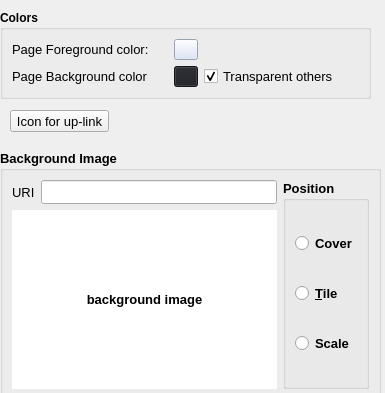
         <widget class="QWidget" name="pgGlobal">
          <property name="geometry">
           <rect>
            <x>0</x>
            <y>0</y>
            <width>385</width>
            <height>393</height>
           </rect>
          </property>
          <property name="sizePolicy">
           <sizepolicy hsizetype="Expanding" vsizetype="Expanding">
            <horstretch>0</horstretch>
            <verstretch>0</verstretch>
           </sizepolicy>
          </property>
          <property name="minimumSize">
           <size>
            <width>0</width>
            <height>0</height>
           </size>
          </property>
          <attribute name="label">
           <string>Global Settings for Page</string>
          </attribute>
          <widget class="QToolButton" name="btnSelectUplinkIcon">
           <property name="geometry">
            <rect>
             <x>10</x>
             <y>110</y>
             <width>99</width>
             <height>22</height>
            </rect>
           </property>
           <property name="font">
            <font>
             <family>Arial</family>
             <pointsize>10</pointsize>
             <weight>50</weight>
             <bold>false</bold>
            </font>
           </property>
           <property name="text">
            <string>Icon for up-link</string>
           </property>
          </widget>
          <widget class="QGroupBox" name="groupBox">
           <property name="geometry">
            <rect>
             <x>0</x>
             <y>10</y>
             <width>371</width>
             <height>89</height>
            </rect>
           </property>
           <property name="sizePolicy">
            <sizepolicy hsizetype="Expanding" vsizetype="Preferred">
             <horstretch>0</horstretch>
             <verstretch>0</verstretch>
            </sizepolicy>
           </property>
           <property name="font">
            <font>
             <weight>75</weight>
             <bold>true</bold>
            </font>
           </property>
           <property name="title">
            <string>Colors</string>
           </property>
           <layout class="QGridLayout" name="gridLayout">
            <item row="0" column="0">
             <widget class="QLabel" name="label_68">
              <property name="font">
               <font>
                <family>Arial</family>
                <pointsize>10</pointsize>
                <weight>50</weight>
                <bold>false</bold>
               </font>
              </property>
              <property name="text">
               <string>Page Foreground color:</string>
              </property>
             </widget>
            </item>
            <item row="0" column="1">
             <widget class="QToolButton" name="btnPageColor">
              <property name="styleSheet">
               <string notr="true">QToolButton {background-color:#d6e0f7;}</string>
              </property>
              <property name="text">
               <string/>
              </property>
             </widget>
            </item>
            <item row="1" column="0">
             <widget class="QLabel" name="label_65">
              <property name="font">
               <font>
                <family>Arial</family>
                <pointsize>10</pointsize>
                <weight>50</weight>
                <bold>false</bold>
               </font>
              </property>
              <property name="text">
               <string>Page Background color</string>
              </property>
             </widget>
            </item>
            <item row="1" column="1">
             <widget class="QToolButton" name="btnPageBackground">
              <property name="styleSheet">
               <string notr="true">QToolButton {background-color:#1e1f25;}</string>
              </property>
              <property name="text">
               <string/>
              </property>
             </widget>
            </item>
            <item row="1" column="2">
             <widget class="QCheckBox" name="chkSetAll">
              <property name="font">
               <font>
                <family>Arial</family>
                <pointsize>10</pointsize>
                <weight>50</weight>
                <bold>false</bold>
               </font>
              </property>
              <property name="text">
               <string>Transparent others</string>
              </property>
              <property name="checked">
               <bool>true</bool>
              </property>
             </widget>
            </item>
           </layout>
          </widget>
          <widget class="QGroupBox" name="groupBox_2">
           <property name="geometry">
            <rect>
             <x>0</x>
             <y>150</y>
             <width>381</width>
             <height>251</height>
            </rect>
           </property>
           <property name="sizePolicy">
            <sizepolicy hsizetype="Preferred" vsizetype="Expanding">
             <horstretch>0</horstretch>
             <verstretch>0</verstretch>
            </sizepolicy>
           </property>
           <property name="font">
            <font>
             <pointsize>10</pointsize>
             <weight>75</weight>
             <bold>true</bold>
            </font>
           </property>
           <property name="title">
            <string>Background Image</string>
           </property>
           <layout class="QGridLayout" name="gridLayout_2">
            <item row="0" column="0">
             <widget class="QLabel" name="label_63">
              <property name="font">
               <font>
                <family>Arial</family>
                <pointsize>10</pointsize>
                <weight>50</weight>
                <bold>false</bold>
               </font>
              </property>
              <property name="text">
               <string>URI</string>
              </property>
             </widget>
            </item>
            <item row="0" column="1">
             <widget class="QLineEdit" name="edtBckImageName">
              <property name="minimumSize">
               <size>
                <width>0</width>
                <height>24</height>
               </size>
              </property>
             </widget>
            </item>
            <item row="0" column="2" rowspan="2">
             <widget class="QGroupBox" name="groupBox_3">
              <property name="title">
               <string>Position</string>
              </property>
              <layout class="QVBoxLayout" name="verticalLayout">
               <item>
                <widget class="QRadioButton" name="rbCoverBckImage">
                 <property name="text">
                  <string>Cover</string>
                 </property>
                </widget>
               </item>
               <item>
                <widget class="QRadioButton" name="rbTileBckImage">
                 <property name="text">
                  <string>&amp;Tile</string>
                 </property>
                </widget>
               </item>
               <item>
                <widget class="QRadioButton" name="rbScalerBckImage">
                 <property name="text">
                  <string>Scale</string>
                 </property>
                </widget>
               </item>
              </layout>
             </widget>
            </item>
            <item row="1" column="0" colspan="2">
             <widget class="QLabel" name="lblbckImage">
              <property name="sizePolicy">
               <sizepolicy hsizetype="Expanding" vsizetype="Expanding">
                <horstretch>0</horstretch>
                <verstretch>0</verstretch>
               </sizepolicy>
              </property>
              <property name="minimumSize">
               <size>
                <width>0</width>
                <height>80</height>
               </size>
              </property>
              <property name="styleSheet">
               <string notr="true">background:white;
/* :url(&quot;s:/photo/falconG/src/Resources/Lazise_02596-Edit&quot;) white */</string>
              </property>
              <property name="text">
               <string>background image</string>
              </property>
              <property name="alignment">
               <set>Qt::AlignCenter</set>
              </property>
             </widget>
            </item>
           </layout>
          </widget>
         </widget>
